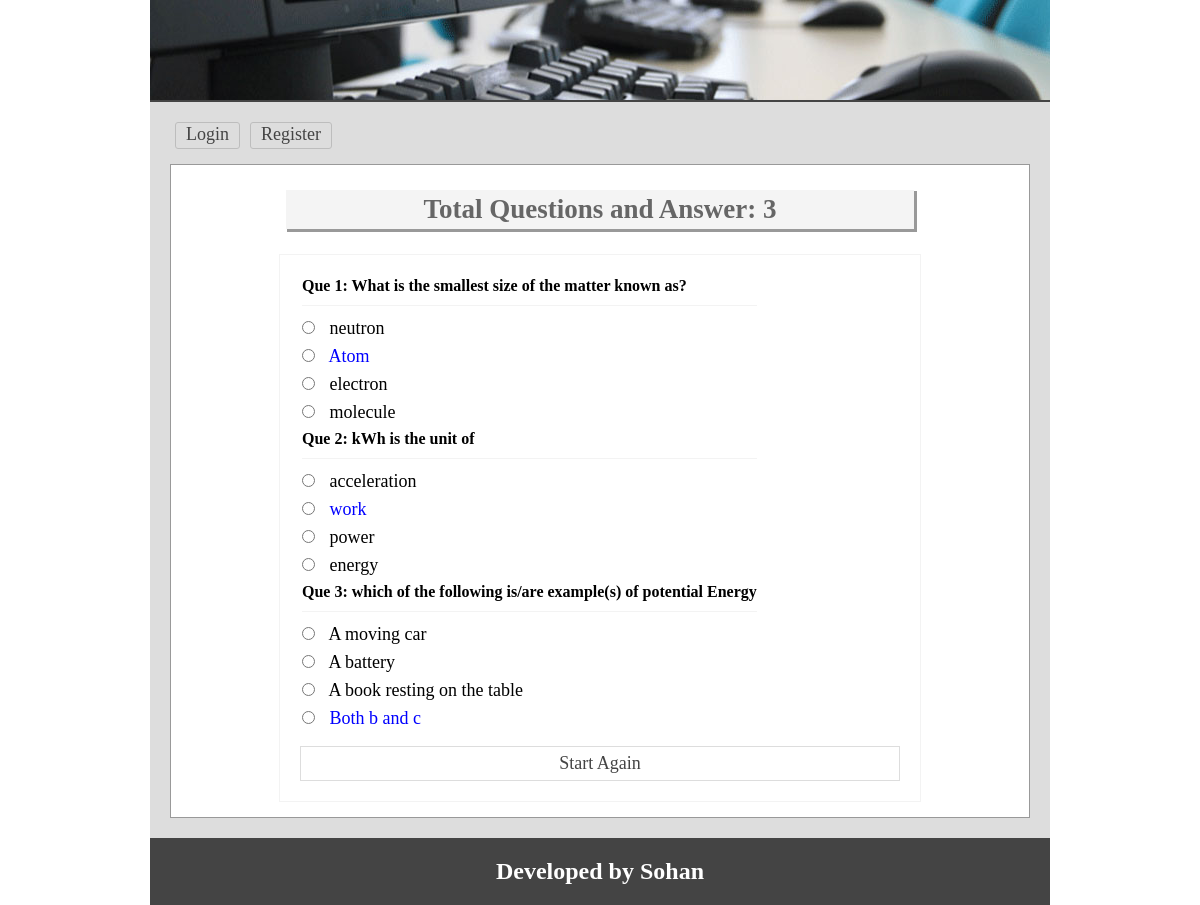
Screenshot of /viewans.php with the database file from the repository.
### tables this page shows
CREATE TABLE `question` (
  `id` int(11) NOT NULL,
  `quesNO` int(11) NOT NULL,
  `ques` text NOT NULL
);

CREATE TABLE `answer` (
  `id` int(11) NOT NULL,
  `quesNO` int(11) NOT NULL,
  `correct` int(11) NOT NULL DEFAULT '0',
  `ans` text NOT NULL
);

### lib/Session.php (called while the page is built, shortened)
<?php
class Session{
	 public static function get($key){
	 	if (isset($_SESSION[$key])) {
	 		return $_SESSION[$key];
	 	} else {
	 		return false;
	 	}
	 }
}
?>

### classes/Exam.php (called while the page is built, shortened)
<?php
	$filepath = realpath(dirname(__FILE__));
	include_once ($filepath.'/../lib/Session.php');
	include_once ($filepath.'/../lib/Database.php');
	class Exam{
		private $db;
		function __construct(){
			$this->db = new Database();
		}
		public function getQueByOrder(){
			$query = "SELECT * FROM question ORDER BY quesNO ASC";
			$result = $this->db->select($query);
			return $result;
		}
		public function getTotalRows(){
			$query = "SELECT * FROM question";
			$result = $this->db->select($query);
			$total = $result->num_rows;
			return $total;
		}
		public function getAnswer($qnumber){
			$query = "SELECT * FROM answer WHERE quesNO = '$qnumber'";
			$getdata = $this->db->select($query);
			return $getdata;
		}
	}
?>

### lib/Database.php (called while the page is built, shortened)
<?php
Class Database{
	public $host   = DB_HOST;
	public $user   = DB_USER;
	public $pass   = DB_PASS;
	public $dbname = DB_NAME;
	public $link;
	private function connectDB(){
	$this->link = new mysqli($this->host, $this->user, $this->pass, $this->dbname);
 }
	public function select($query){
		$result = $this->link->query($query) or die($this->link->error.__LINE__);
		if($result->num_rows > 0){
			return $result;
		} else {
			return false;
		}
	}
}

### viewans.php (the view)
<?php include 'inc/header.php'; ?>
<?php
	$total = $exm->getTotalRows();
?>
<div class="main">
<h1>Total Questions and Answer: <?php echo $total; ?></h1>
	<div class="test">
		<table>
			<?php
				$getQues = $exm->getQueByOrder();
				if ($getQues) {
					while ($question = $getQues->fetch_assoc()) {
			?>
			<tr>
				<td colspan="2">
				 <h3>Que <?php echo $question['quesNO']; ?>: <?php echo $question['ques']; ?></h3>
				</td>
			</tr>
			<?php
				$qnumber = $question['quesNO'];
				$answer = $exm->getAnswer($qnumber);
				if ($answer) {
					while ($row = $answer->fetch_assoc()) {
			?>
			<tr>
				<td>
				 <input type="radio"/>
				 <?php
				 	if ($row['correct'] == '1') {
				 		echo "<span style='color:blue'>".$row['ans']."</span>";
				 	}else{
				 		echo $row['ans'];
				 	}
				 ?>
				</td>
			</tr>
			<?php } } ?>
		<?php } } ?>
		</table>
		<a href="starttest.php">Start Again</a>
	</div>
</div>
<?php include 'inc/footer.php'; ?>

### inc/header.php (shortened to what this page needs)
<?php
	$filepath = realpath(dirname(__FILE__));
	include_once ($filepath.'/../lib/Session.php');
	include_once ($filepath.'/../lib/Database.php');
	$exm = new Exam();
?>
<!doctype html>
<html>
<head>
	<link rel="stylesheet" href="css/main.css">
</head>
<body>
<div class="phpcoding">
	<section class="headeroption"></section>
		<section class="maincontent">
		<div class="menu">
		<ul>
			<?php
				$login = Session::get("login");
				if ($login == true) {
			?>
			<li><a href="profile.php">Profile</a></li>
			<li><a href="exam.php">Exam</a></li>
			<li><a href="?action=logout">Logout</a></li>
			<?php }else{ ?>
			<li><a href="index.php">Login</a></li>
			<li><a href="register.php">Register</a></li>
			<?php } ?>
		</ul>
		</div>

### inc/footer.php
 </section>
<section class="footeroption">
		<h2><?php echo "Developed by Sohan "; ?></h2>
	</section>
</div>
</body>
</html>

### css/main.css (style rules this page uses)
* { margin:0;padding:0;outline:none }
body { font-family:verdana }
.phpcoding { width:900px; margin: 0 auto;background:#ddd }
.headeroption { background: url("../img/online.jpg") no-repeat scroll 0 0; border-bottom: 2px solid #444444; height: 100px; }
.footeroption { background:#444;color:#fff;text-align:center;padding:20px; }
.headeroption h2, .footeroption h2 { margin:0;font-size:24px }
.maincontent { font-size: 18px; min-height: 430px; padding: 20px; }
.main { background: #fff none repeat scroll 0 0; border: 1px solid #999; margin-top: 10px; min-height: 368px; padding: 15px; width: 828px; }
.main h1 { background: #f4f4f4 none repeat scroll 0 0; box-shadow: 2px 2px 0 1px #999; color: #666; margin: 10px auto 25px; padding: 4px; text-align: center; width: 620px; }
.menu { overflow:hidden; }
.menu ul { margin:0;padding:0;list-style:none }
.menu ul li { display:block;float:left; }
.menu ul li a { border: 1px solid #bdbdbd; border-radius: 3px; color: #444; display: block; margin: 0 5px 5px; padding: 1px 10px 3px; text-decoration: none; }
.test { border: 1px solid #f3f3f3; margin: 0 auto; max-width: 600px; padding: 20px; }
.test input[type="radio"] { margin-bottom: 10px; margin-right: 10px; cursor:pointer; }
.test h3 { border-bottom: 1px solid #f3f3f3; font-size: 16px; margin-bottom: 10px; padding-bottom: 10px; }
.starttest a, .test a { background-color: #f4f4f4 none repeat scroll 0 0; border: 1px solid #ddd; color: #444; display: block; margin-top: 10px; padding: 6px 10px; text-align: center; text-decoration: none; }

### rows the page displays
question: quesNO "1", ques "What is the smallest size of the matter known as?"
answer: ans "neutron"
answer: ans "Atom"
answer: ans "electron"
answer: ans "molecule"
question: quesNO "2", ques "kWh is the unit of"
answer: ans "acceleration"
answer: ans "work"
answer: ans "power"
answer: ans "energy"
question: quesNO "3", ques "which of the following is/are example(s) of potential Energy"
answer: ans "A moving car"
answer: ans "A battery"
answer: ans "A book resting on the table"
answer: ans "Both b and c"

### other values shown
$total "3"
